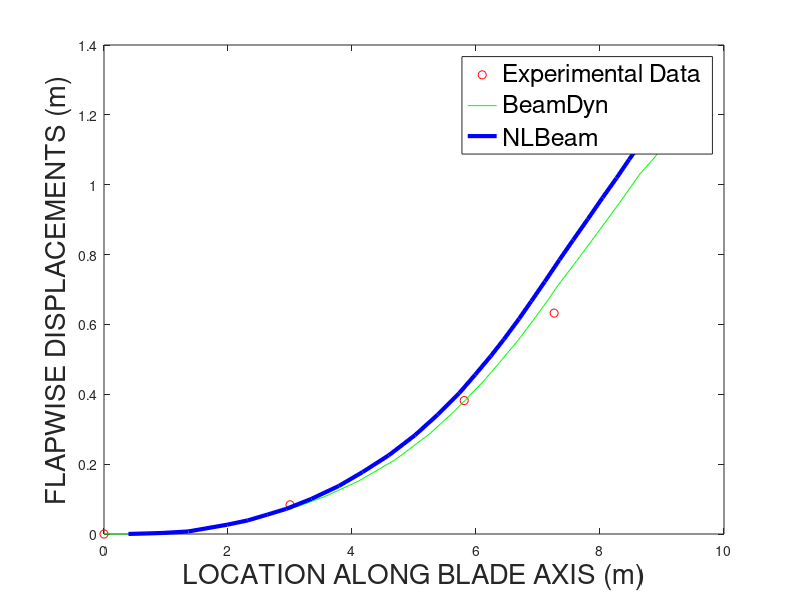

The MATLAB source for this figure:
clear all


x1=[0,	3,	5.81,	7.26];
x2=[0.00E+00
1.92E-01
6.12E-01
1.19E+00
1.81E+00
2.39E+00
2.81E+00
3.00E+00
3.18E+00
3.57E+00
4.11E+00
4.70E+00
5.24E+00
5.63E+00
5.81E+00
5.90E+00
6.11E+00
6.38E+00
6.69E+00
6.96E+00
7.17E+00
7.26E+00
7.37E+00
7.62E+00
7.95E+00
8.31E+00
8.64E+00
8.89E+00
9.00E+00
];
x3=[0.3946
0.6939
0.9524
1.3605
1.9864
2.3197
2.6327
2.9388
3.3469
3.7891
4.1701
4.5918
5.0136
5.381 
5.7279
5.9864
6.2381
6.449
6.6939
6.8912
7.1088
7.3469
7.5646
7.8027
8.0408
8.2652
8.4694
8.6463
8.8163
8.9864
];
y1=[0,	0.083530,	0.381996,	0.632460];
y2=[0.00E+00
1.27E-04
7.19E-04
6.97E-03
2.17E-02
4.18E-02
6.16E-02
7.21E-02
8.22E-02
1.08E-01
1.52E-01
2.13E-01
2.85E-01
3.48E-01
3.80E-01
3.97E-01
4.35E-01
4.91E-01
5.57E-01
6.21E-01
6.72E-01
6.96E-01
7.23E-01
7.81E-01
8.60E-01
9.47E-01
1.03E+00
1.08E+00
1.11E+00
];
y3=[ 1.3451e-4
 1.6002e-3
 3.0519e-3
 7.282e-3
 0.0266
 0.039
 0.0554
 0.0719
 0.1007
 0.1377
 0.1773
 0.2252
 0.2826
0.3414
 0.4029
 0.4561
 0.5093
0.5572
 0.6159
 0.6663
 0.7224
 0.7852
 0.8412
 0.9013
 0.9627
 1.0187
 1.072
 1.117
 1.1594
 1.2031
];

figure;
plot(x1,y1,'r o',x2,y2,'g',x3,y3,'b','linewidth',3)
% set(h(1),'MarkerEdgeColor','r','MarkerFaceColor','r')
%  set(h(2),'MarkerEdgeColor','g','MarkerFaceColor','g')
%axis([0 10 -0.2 1.4])
%grid
%set(gca,'gridlinestyle','-')
%set(gca,'YTick',[-4:1:4])
%axis square
legend('Experimental Data','BeamDyn','NLBeam','fontsize',18)
xlabel('LOCATION ALONG BLADE AXIS (m)','fontsize', 20)
ylabel('FLAPWISE DISPLACEMENTS (m)','fontsize', 20)

